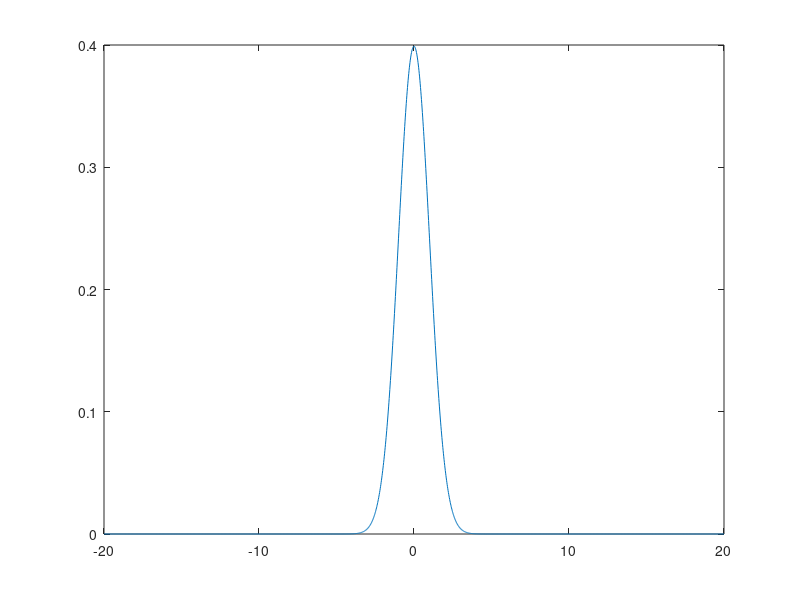

MATLAB code to generate this figure: (Note: this script raises an error after producing the figure.)
% demo for split-Laplace (MoG approx to a Gaussian density)

% Choose basic settings for simulations
% sigma = 1e10;            % precision 
g_fname = @MoG; % observation function
inG.gri = -20:2e-2:20;  % grid on which the gbf is evaluated
% Build simulated observations
gx = exp(-0.5*(inG.gri).^2);
gx = (1./sqrt(2*pi)).*gx;
% gx = gx./sum(gx);
% y = gx + sqrt(sigma.^-1)*randn(size(gx));
y = gx(:);
% display time series of hidden states and observations
figure,
% plot(y','ro')
% hold on;
plot(inG.gri,gx')
disp('--paused--')
% pause


%---- Invert gbf on simulated data ----%

% Build priors structure
priors.muPhi = [0;0;0];             % prior mean on observation params
priors.SigmaPhi = 1e-0*speye(3);    % prior covariance on observation params
priors.a_sigma = 1e5;               % Jeffrey's prior
priors.b_sigma = 1;                 % Jeffrey's prior
% Build options structure
options.ObsEval = 'plot_MoG(posterior.muPhi)';
options.priors = priors;            % include priors in options structure
options.inG = inG;                  % input structure (grid)
options.GnFigs = 0;                 % disable annoying figures
options.GnTolFun = 1e-10;
dim.n_phi = 3;                      % nb of observation parameters
dim.n_theta = 0;                    % nb of evolution parameters
dim.n=0;                            % nb of hidden states
% Call inversion routine
[posterior,out] = VBA_NLStateSpaceModel(y,[],[],g_fname,dim,options);


%---- Display results ----%
% displayResults(posterior,out,y,[],[],[],phi,[],sigma)